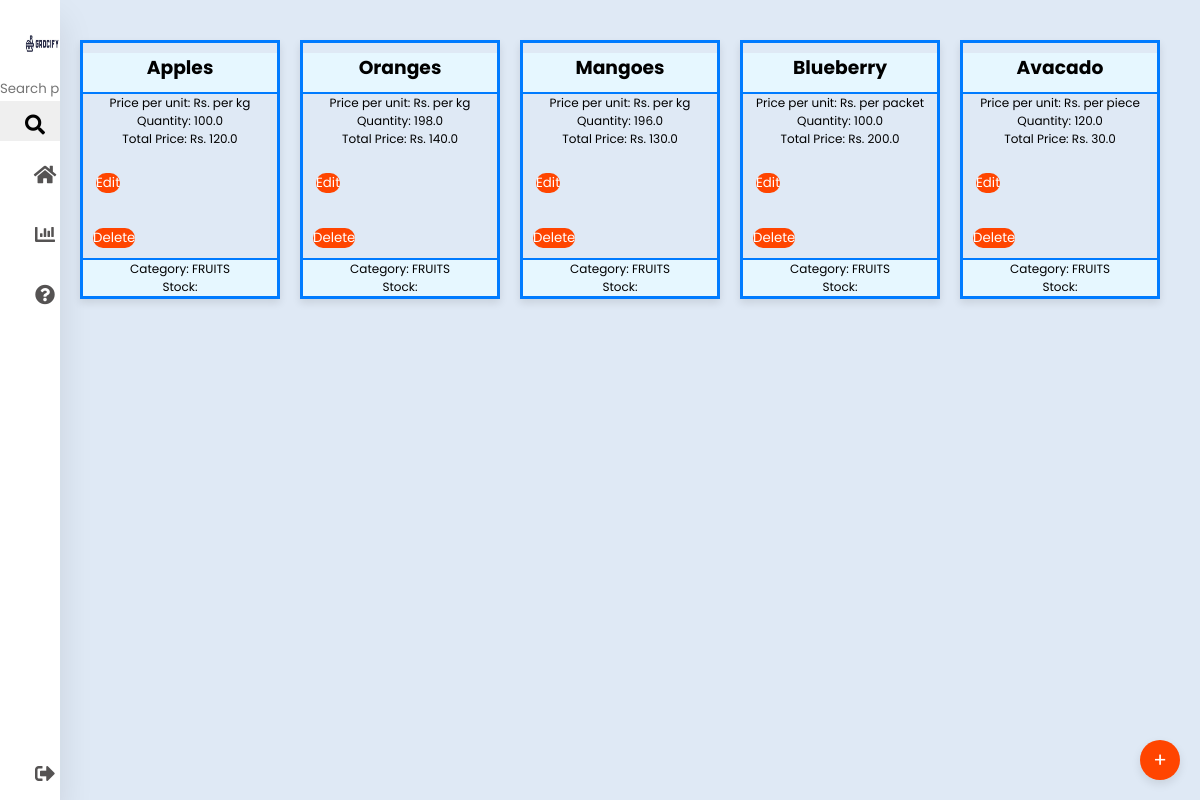
The app's page /admin-category-products/1 with its own data.
### app.py (models this page shows)
class Products(db.Model):
    Product_ID = db.Column(db.Integer, primary_key=True, autoincrement=True)
    Product_Name = db.Column(db.String)
    Price = db.Column(db.Float)
    per_rate = db.Column(db.String)
    Expiry_Date = db.Column(db.String)
    Store_QTY = db.Column(db.Float)
    Availability = db.Column(db.Boolean)
    Category_ID = db.Column(db.Integer, db.ForeignKey('categories.Category_ID'))

class Categories(db.Model):
    Category_ID = db.Column(db.Integer, primary_key=True)
    Cat_name = db.Column(db.String)

### app.py (the view, shortened to what this page needs)
@app.route('/admin-category-products/<string:category_id>', methods=['GET', 'POST'])
def admin_category_products(category_id):
    category = Categories.query.filter_by(Category_ID=category_id).first()
    products = Products.query.filter_by(Category_ID=category_id).all()
    return render_template('admin_category_products.html', products=products, category_id=category_id, category=category)

### app.py (called while the page is built)
@app.before_request
def initialize_cart():
    if 'cart' not in session:
        session['cart'] = {}

### templates/admin_category_products.html (shortened to what this page needs)
<!DOCTYPE html>
<html>
<head>
    <link rel="stylesheet" href="{{ url_for('static', filename='dashboard_style.css') }}" />
    <link rel="stylesheet" href="https://cdnjs.cloudflare.com/ajax/libs/font-awesome/5.15.4/css/all.min.css"/>
</head>
<body>
    <div class="container">
        <nav>
            <ul>
                <li><a href="#" class="logo">
                    <img src="{{ url_for('static', filename='logo.JPG') }}" alt="">
                </a></li>
                <li>
                    <form action="/search" method="get" class="search-form">
                        <input type="text" name="query" placeholder="Search products or categories">
                        <button type="submit">
                            <i class="fas fa-search"></i>
                        </button>
                    </form>
                </li>
                <li><a href="{{ url_for('manager_dashboard') }}">
                    <i class="fas fa-home"></i>
                <span class="nav-item">Home</span>                </a></li>
                <li><a href="">
                    <i class="fas fa-chart-bar"></i>
                </a></li>
                <li><a href="">
                    <i class="fas fa-question-circle"></i>
                </a></li>
                <li><a href="{{ url_for('logout') }}" class="logout">
                    <i class="fas fa-sign-out-alt"></i>
                </a></li>
            </ul>
        </nav>
        <section class="main">
            <div class="main-categories">
                {% for product in products %}
                <div class="card custom-card">
                        <div class="card-header custom-card-header d-flex align-items-center">
                            <h3 class="mb-0">{{ product.Product_Name }}</h3>
                        </div>
                        <div class="card-body bg-white">
                            <p>Price per unit: Rs. <span class="font-weight-bold">{{ product.per_rate }}</span></p>
                            <p>Quantity: <span class="font-weight-bold">{{ product.Store_QTY }}</span></p>
                            <p>Total Price: Rs. <span id="total_price" class="font-weight-bold">{{ product.Price}}</span></p>
                            <a href="/edit-product/{{product.Product_ID}}" style="width: 50px;">
                                <button  class="btn btn-primary" id="edit-product-button">Edit</button>
                            </a>
                            <a href="/delete-product/{{product.Product_ID}}" style="width: 50px;">
                                <button  class="btn btn-primary" id="delete-product-button">Delete</button>
                            </a>
                        </div>
                        <div class="card-footer custom-card-footer">
                            <p class="mb-1">Category: <span class="font-weight-bold">{{ category.Cat_name }}</span></p>
                            <p>Stock: </p>
                        </div>
                </div>
                {% endfor %}
            </div>
            <button class="add-category-button" id="add-product-button">+</button>
        </section>
    </div>
</body>
</html>

### static/dashboard_style.css (style rules this page uses)
* { margin: 0; padding: 0; outline: none; border: none; text-decoration: none; box-sizing: border-box; font-family: "Poppins", sans-serif; }
body { background: #dfe9f5; }
.container { display: flex; }
nav { position: relative; top: 0; bottom: 0; height: 100vh; left: 0; background: #fff; width: 280px; overflow: hidden; box-shadow: 0 20px 35px rgba(0, 0, 0, 0.1); }
.logo { text-align: center; display: flex; margin: 10px 0 0 10px; }
.logo img { width: 45px; height: 45px; border-radius: 50%; }
a { position: relative; color: rgb(85, 83, 83); font-size: 14px; display: table; width: 280px; padding: 10px; }
nav .fas { position: relative; width: 70px; height: 40px; top: 14px; font-size: 20px; text-align: center; }
.logout { position: absolute; bottom: 0; }
.main { position: relative; padding: 20px; width: 100%; }
.main-categories { display: flex; margin-top: 20px; }
.add-category-button { background-color: orangered; color: white; font-size: 20px; width: 40px; height: 40px; border-radius: 50%; position: fixed; bottom: 20px; right: 20px; display: flex; justify-content: center; align-items: center; cursor: pointer; border: none; outline: none; box-shadow: 0px 4px 10px rgba(0, 0, 0, 0.1); }
.main-categories .card h3 { margin: 10px; text-transform: capitalize; }
.main-categories .card p { font-size: 12px; }
.main-categories .card button { background: orangered; color: #fff; padding: 7px 1 5px; border-radius: 10px; margin-top: 15px; cursor: pointer; }

### templates/admin_category_products.html (style rules this page uses)
.custom-card { width: 200px; text-align: center; border: 3px solid #007bff; box-shadow: 0 4px 8px rgba(0, 0, 0, 0.1); margin-right: 20px; }
.custom-card-header { background-color: #e6f7ff; border-bottom: 2px solid #007bff; }
.custom-card-footer { background-color: #e6f7ff; border-top: 2px solid #007bff; }

### records on screen
Products: Product_Name "Apples", per_rate "per kg", Store_QTY "100.0", Price "120.0"
Categories: Cat_name "FRUITS"
Products: Product_Name "Oranges", per_rate "per kg", Store_QTY "198.0", Price "140.0"
Products: Product_Name "Mangoes", per_rate "per kg", Store_QTY "196.0", Price "130.0", {{ product.Product_ID }} 5 (drawn)
Products: Product_Name "Blueberry", per_rate "per packet", Store_QTY "100.0", Price "200.0"
Products: Product_Name "Avacado", per_rate "per piece", Store_QTY "120.0", Price "30.0"
